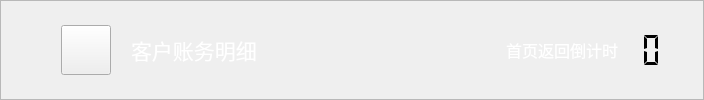
    <widget class="QFrame" name="frame_4">
     <property name="sizePolicy">
      <sizepolicy hsizetype="Preferred" vsizetype="Fixed">
       <horstretch>0</horstretch>
       <verstretch>0</verstretch>
      </sizepolicy>
     </property>
     <property name="frameShape">
      <enum>QFrame::StyledPanel</enum>
     </property>
     <property name="frameShadow">
      <enum>QFrame::Raised</enum>
     </property>
     <layout class="QHBoxLayout" name="horizontalLayout_9">
      <property name="spacing">
       <number>0</number>
      </property>
      <property name="leftMargin">
       <number>0</number>
      </property>
      <property name="topMargin">
       <number>0</number>
      </property>
      <property name="rightMargin">
       <number>0</number>
      </property>
      <property name="bottomMargin">
       <number>0</number>
      </property>
      <item>
       <spacer name="horizontalSpacer_47">
        <property name="orientation">
         <enum>Qt::Horizontal</enum>
        </property>
        <property name="sizeType">
         <enum>QSizePolicy::Fixed</enum>
        </property>
        <property name="sizeHint" stdset="0">
         <size>
          <width>60</width>
          <height>20</height>
         </size>
        </property>
       </spacer>
      </item>
      <item>
       <widget class="QPushButton" name="pushButton_back">
        <property name="sizePolicy">
         <sizepolicy hsizetype="Fixed" vsizetype="Fixed">
          <horstretch>0</horstretch>
          <verstretch>0</verstretch>
         </sizepolicy>
        </property>
        <property name="minimumSize">
         <size>
          <width>50</width>
          <height>50</height>
         </size>
        </property>
        <property name="maximumSize">
         <size>
          <width>50</width>
          <height>50</height>
         </size>
        </property>
        <property name="focusPolicy">
         <enum>Qt::NoFocus</enum>
        </property>
        <property name="styleSheet">
         <string notr="true">border-image: url(:/image/picture/qietu/返回.png);</string>
        </property>
        <property name="text">
         <string/>
        </property>
       </widget>
      </item>
      <item>
       <spacer name="horizontalSpacer_8">
        <property name="orientation">
         <enum>Qt::Horizontal</enum>
        </property>
        <property name="sizeType">
         <enum>QSizePolicy::Fixed</enum>
        </property>
        <property name="sizeHint" stdset="0">
         <size>
          <width>20</width>
          <height>20</height>
         </size>
        </property>
       </spacer>
      </item>
      <item>
       <widget class="QLabel" name="label_9">
        <property name="sizePolicy">
         <sizepolicy hsizetype="Preferred" vsizetype="Fixed">
          <horstretch>0</horstretch>
          <verstretch>0</verstretch>
         </sizepolicy>
        </property>
        <property name="minimumSize">
         <size>
          <width>0</width>
          <height>50</height>
         </size>
        </property>
        <property name="maximumSize">
         <size>
          <width>16777215</width>
          <height>50</height>
         </size>
        </property>
        <property name="font">
         <font>
          <family>微软雅黑</family>
          <pointsize>16</pointsize>
         </font>
        </property>
        <property name="text">
         <string>&lt;html&gt;&lt;head/&gt;&lt;body&gt;&lt;p&gt;&lt;span style=&quot; color:#ffffff;&quot;&gt;客户账务明细&lt;/span&gt;&lt;/p&gt;&lt;/body&gt;&lt;/html&gt;</string>
        </property>
       </widget>
      </item>
      <item>
       <spacer name="horizontalSpacer_16">
        <property name="orientation">
         <enum>Qt::Horizontal</enum>
        </property>
        <property name="sizeHint" stdset="0">
         <size>
          <width>249</width>
          <height>20</height>
         </size>
        </property>
       </spacer>
      </item>
      <item>
       <widget class="QLabel" name="label_6">
        <property name="font">
         <font>
          <family>微软雅黑</family>
          <pointsize>12</pointsize>
         </font>
        </property>
        <property name="text">
         <string>&lt;html&gt;&lt;head/&gt;&lt;body&gt;&lt;p&gt;&lt;span style=&quot; color:#ffffff;&quot;&gt;首页返回倒计时&lt;/span&gt;&lt;/p&gt;&lt;/body&gt;&lt;/html&gt;</string>
        </property>
       </widget>
      </item>
      <item>
       <widget class="QLCDNumber" name="lcdNumber">
        <property name="sizePolicy">
         <sizepolicy hsizetype="Fixed" vsizetype="Fixed">
          <horstretch>0</horstretch>
          <verstretch>0</verstretch>
         </sizepolicy>
        </property>
        <property name="minimumSize">
         <size>
          <width>50</width>
          <height>50</height>
         </size>
        </property>
        <property name="maximumSize">
         <size>
          <width>50</width>
          <height>50</height>
         </size>
        </property>
        <property name="font">
         <font>
          <family>微软雅黑</family>
          <pointsize>12</pointsize>
         </font>
        </property>
        <property name="layoutDirection">
         <enum>Qt::LeftToRight</enum>
        </property>
        <property name="autoFillBackground">
         <bool>false</bool>
        </property>
        <property name="inputMethodHints">
         <set>Qt::ImhNone</set>
        </property>
        <property name="frameShape">
         <enum>QFrame::NoFrame</enum>
        </property>
        <property name="frameShadow">
         <enum>QFrame::Plain</enum>
        </property>
        <property name="lineWidth">
         <number>0</number>
        </property>
        <property name="midLineWidth">
         <number>0</number>
        </property>
        <property name="smallDecimalPoint">
         <bool>true</bool>
        </property>
        <property name="digitCount">
         <number>2</number>
        </property>
        <property name="segmentStyle">
         <enum>QLCDNumber::Flat</enum>
        </property>
       </widget>
      </item>
      <item>
       <spacer name="verticalSpacer_12">
        <property name="orientation">
         <enum>Qt::Vertical</enum>
        </property>
        <property name="sizeType">
         <enum>QSizePolicy::Fixed</enum>
        </property>
        <property name="sizeHint" stdset="0">
         <size>
          <width>20</width>
          <height>71</height>
         </size>
        </property>
       </spacer>
      </item>
      <item>
       <spacer name="horizontalSpacer_17">
        <property name="orientation">
         <enum>Qt::Horizontal</enum>
        </property>
        <property name="sizeType">
         <enum>QSizePolicy::Fixed</enum>
        </property>
        <property name="sizeHint" stdset="0">
         <size>
          <width>15</width>
          <height>20</height>
         </size>
        </property>
       </spacer>
      </item>
     </layout>
    </widget>
